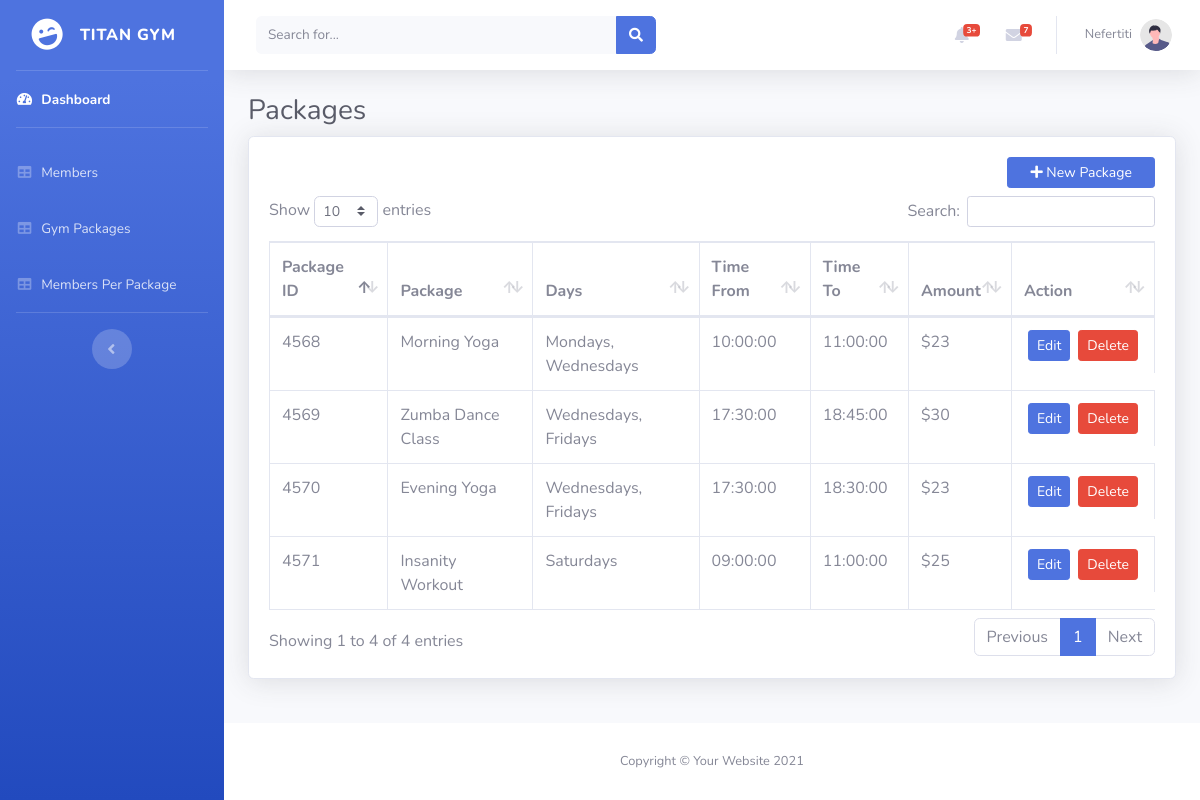
Screenshot of /packages.php (signed in) with the database file from the repository.
### tables this page shows
CREATE TABLE `packages` (
  `id` int(30) NOT NULL,
  `package_id` int(11) NOT NULL,
  `package` varchar(200) NOT NULL,
  `days` text NOT NULL,
  `time_from` time NOT NULL,
  `time_to` time NOT NULL,
  `amount` float NOT NULL
);

### packages.php (the view, shortened to what this page needs)
<?php
include('edit_package.php');
?>
<!DOCTYPE html>
<html lang="en">
<head>
    <link rel="stylesheet" href="./assets/font-awesome/css/all.min.css">
    <link rel="stylesheet" href="css/sb-admin-2.min.css">
    <link href="./assets/datatables/dataTables.bootstrap4.min.css" rel="stylesheet">
    <link rel="stylesheet" href="https://cdnjs.cloudflare.com/ajax/libs/bootstrap-multiselect/0.9.13/css/bootstrap-multiselect.css">
</head>
<body id="page-top">
    <div id="wrapper">
        <?php include 'sidebar.php'; ?>
        <div id="content-wrapper" class="d-flex flex-column">
            <div id="content">
                <?php include 'topbar.php'; ?>
                <div class="container-fluid">
                    <h1 class="h3 mb-2 text-gray-800">Packages</h1>
                    <?php
                    $sqlQuery = "SELECT package_id, package, days, time_from, time_to, amount FROM packages";
                    $resultSet = mysqli_query($mysqli, $sqlQuery) or die("database error:" . mysqli_error($mysqli));
                    ?>
                    <div class="card shadow mb-4">
                        <div class="card-body">
                            <button class="btn btn-primary btn-block btn-sm col-sm-2 float-right mb-2" data-toggle="modal" data-target="#newModal" type="button"><i class="fa fa-plus"></i> New Package</button>
                            <br>
                            <div class="table-responsive">
                                <table class="table table-bordered" id="dataTable" width="100%" cellspacing="0">
                                    <thead>
                                        <tr>
                                            <th>Package ID</th>
                                            <th>Package</th>
                                            <th>Days</th>
                                            <th>Time From</th>
                                            <th>Time To</th>
                                            <th>Amount</th>
                                            <th>Action</th>
                                        </tr>
                                    </thead>
                                    <tbody>
                                        <?php while ($package = mysqli_fetch_assoc($resultSet)) { ?>
                                            <tr>
                                                <td><?php echo $package['package_id']; ?></td>
                                                <td><?php echo $package['package']; ?></td>
                                                <td><?php echo $package['days']; ?></td>
                                                <td><?php echo $package['time_from']; ?></td>
                                                <td><?php echo $package['time_to']; ?></td>
                                                <td>$<?php echo $package['amount']; ?></td>
                                                <td class="d-flex">
                                                    <button class="btn btn-primary btn-sm mx-1" data-toggle="modal" data-target="#editPackModal<?php echo $package['package_id'] ?>">Edit</button>
                                                    <button class="btn btn-danger btn-sm mx-1" data-toggle="modal" data-target="#deleteMemModal">Delete</button>
                                                </td>
                                            </tr>
                                        <?php } ?>
                                    </tbody>
                                </table>
                            </div>
                        </div>
                    </div>
                </div>
            </div>
            <?php include 'footer.php'; ?>
        </div>
    </div>
</body>
</html>

### rows the page displays
packages: package "4568", package "Morning Yoga", days "Mondays, Wednesdays", time_from "10:00:00", time_to "11:00:00", amount "23"
packages: package "4569", package "Zumba Dance Class", days "Wednesdays, Fridays", time_from "17:30:00", time_to "18:45:00", amount "30"
packages: package "4570", package "Evening Yoga", days "Wednesdays, Fridays", time_from "17:30:00", time_to "18:30:00", amount "23"
packages: package "4571", package "Insanity Workout", days "Saturdays", time_from "09:00:00", time_to "11:00:00", amount "25"

### other values shown
$_SESSION["username"] "Nefertiti"
